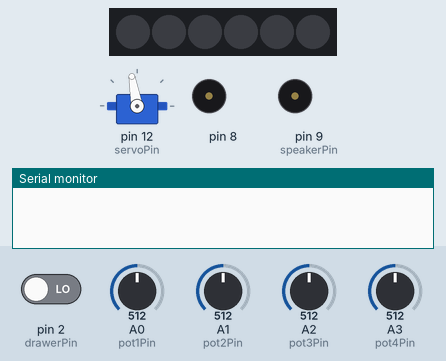
Bench run of a sketch on a simulated Arduino Uno, built with avr-gcc and run on an emulated ATmega328P. Parts: 6 RGB LEDs in strip order, left to right, servo, buzzer (waves = sounding, pin HIGH), the last lines printed to the serial monitor. The test bench sets the inputs (shaded band); at power-on: pin 2 (drawerPin) LOW, A0 (pot1Pin) = 512, A1 (pot2Pin) = 512, A2 (pot3Pin) = 512, A3 (pot4Pin) = 512.

Above: at 1.9 s.
2.0 s: pin 2 (drawerPin) driven HIGH
At 2.85 s:
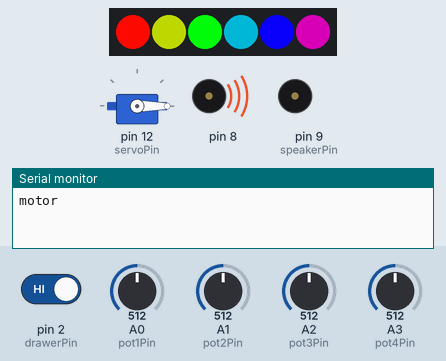
At 3.64 s:
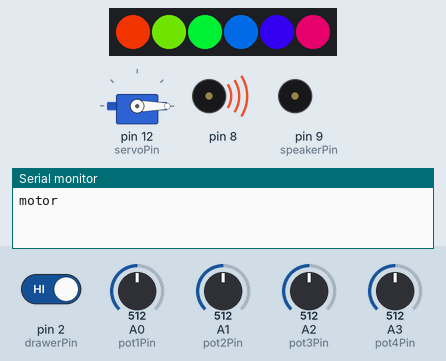
4.7 s: pin 2 (drawerPin) driven LOW
At 6.3 s:
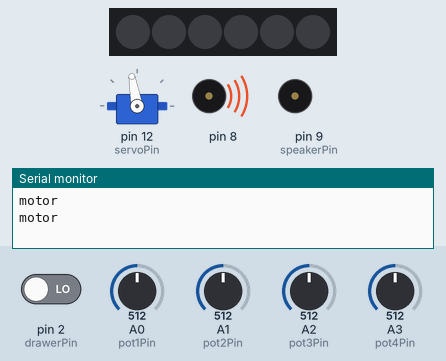
Timing chart, 0 to 7.8 s (numbered marks = the images above; inputs shaded):
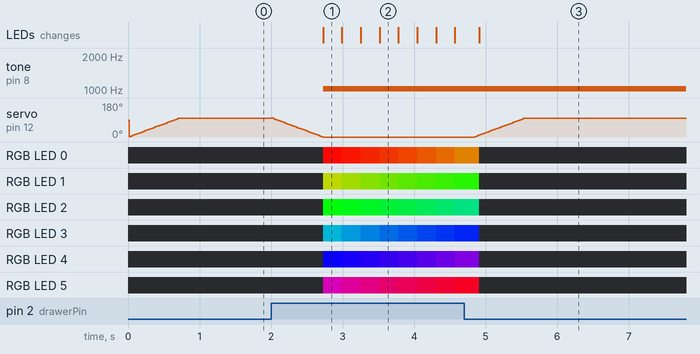

The sketch:

Full11.ino
```cpp
#include <Servo.h>
#include <Adafruit_NeoPixel.h>
#ifdef __AVR__
  #include <avr/power.h>
#endif

#define PIN 6

Adafruit_NeoPixel strip = Adafruit_NeoPixel(6, PIN, NEO_GRB + NEO_KHZ800); // Setup for 6 Neopixels

// Declare Pin outs
const int drawerPin = 2;
const int speakerPin = 9;
const int servoPin = 12;
const int ledPin =  13;
const int pot1Pin =  A0;
const int pot2Pin =  A1;
const int pot3Pin =  A2;
const int pot4Pin =  A3;

//Low and High values mapped from the potentiometer
const int lowPot = 0;
const int highPot = 1023;

//Low and High frequencies mapped to by the potentiometer
const int lowFreq = 60;
const int highFreq = 2000;

//Speeds of the Servo for moving the needles
const int downSpeed = 80;
const int upSpeed = 100;

// Number of Milliseconds for moving the needles down
const int downTime = 200;

const int servoWaitTime = 7;
const int maxAngle = 100;
const int switchDebounceTime = 50;
Servo myServo;
bool systemState;
int pos = 0;
int rainbowNumber = 0;
static unsigned long last_interrupt_time = 0;
String needleMove = "none";

void setup() {
  strip.begin();
  strip.show(); // Initialize all pixels to 'off'
  pinMode(drawerPin, INPUT);
  pinMode(speakerPin, OUTPUT);
  pinMode(servoPin, OUTPUT);
  Serial.begin(9600);
  systemState = LOW;
  myServo.attach(servoPin);
  digitalWrite(8,LOW);
  moveNeedles("down");
}

void loop() {

  if (systemState == HIGH) {
    rainbowCycleUpdate();
    rainbowCycleUpdate();
    rainbowCycleUpdate();
    rainbowCycleUpdate();
    playQnTetrad(analogRead(A0)*2,analogRead(A1)*2,analogRead(A2)*2,analogRead(A3)*2);
  }

  int drawerState = digitalRead(drawerPin);
  if((systemState == HIGH && !drawerState) || (systemState == LOW && drawerState) ) {
    if (millis() - last_interrupt_time > switchDebounceTime) {
      Serial.println("motor");
      if (systemState == HIGH && !drawerState) {
        systemState = LOW;
        ledOff();
        rainbowNumber = 0;
        moveNeedles("down");
      } else if (systemState == LOW && drawerState) {
        systemState = HIGH;
        moveNeedles("up");
      }
    }
    last_interrupt_time = millis();
  }

  //Serial.println(digitalRead(drawerPin));
  //Serial.println(systemState);
  //Serial.println("--");
}


void moveNeedles(String direction) {
  //Serial.println("moveNeedles");
  delay(1);
  if (direction == "up") {
    int upStart = millis();
    //Serial.println("upM");
    for (pos = pos; pos >= 0; pos -= 1) {
      // in steps of 1 degree
      myServo.write(pos);              // tell servo to go to position in variable 'pos'
      delay(servoWaitTime);                       // waits 15ms for the servo to reach the position
    }
    int upEnd = millis();
    //Serial.println("up2");
    //Serial.println(upEnd - upStart);
  } else if (direction == "down") {
    myServo.write(downSpeed);
    int downStart = millis();
    //Serial.println("downM");
    for (pos = 0; pos <= maxAngle; pos += 1) { // goes from 0 degrees to 180 degrees
      // in steps of 1 degree
      myServo.write(pos);              // tell servo to go to position in variable 'pos'
      delay(servoWaitTime);                       // waits 15ms for the servo to reach the position
    }
    int downEnd = millis();
    //Serial.println("down2");
    //Serial.println(downEnd - downStart);
  }
  delay(1);
  return;
}

/*
void drawerMove() {
  Serial.println("drawerMove");
  int rising = digitalRead("drawerPin");
  unsigned long interrupt_time = millis();
  if (interrupt_time - last_interrupt_time > 500) {
    Serial.println("interrupt2");
    if (rising == HIGH) {
      Serial.println("down");
      systemState = LOW;
      needleMove = "down";
    } else {
      Serial.println("up");
      systemState = HIGH;
      needleMove = "up";
    }
  }
  last_interrupt_time = interrupt_time;
  return;
}
*/

void qnRest() {noTone(8); delay(280);}
void enRest() {noTone(8); delay(140);}

void playQnTetrad(int noteA, int noteB, int noteC, int noteD) {
  const int NOTEDELAY = 13;  //ms
  const int REPS = 5; //Number of loops for this chord
  int n;
  for (n = 0; n < REPS; n++) {
    tone(8, noteA);
    delay(NOTEDELAY);
    tone(8, noteB);
    delay(NOTEDELAY);
  }
  for (n = 0; n < REPS; n++) {
    tone(8, noteC);
    delay(NOTEDELAY);
    tone(8, noteD);
    delay(NOTEDELAY);
  }
  noTone(NOTEDELAY);
}


void ledOff() {
  for(uint16_t i=0; i<strip.numPixels(); i++) {
    strip.setPixelColor(i, strip.Color(0,0,0));
  }
  strip.show();
}

void rainbowUpdate() {
  uint16_t i, j;
  if(rainbowNumber > 255) {
    rainbowNumber = 0;
  }
  for(i=0; i<strip.numPixels(); i++) {
    strip.setPixelColor(i, Wheel2((i+rainbowNumber) & 255));
  }
  strip.show();
  rainbowNumber++;
}

void rainbowCycleUpdate() {

  uint16_t i, j;

  for(i=0; i< strip.numPixels(); i++) {
    strip.setPixelColor(i, Wheel(((i * 256 / strip.numPixels()) + rainbowNumber) & 255));
  }
  strip.show();
  rainbowNumber++;
}

void rainbow(uint8_t wait) {
  uint16_t i, j;
  for(j=0; j<256; j++) {
    for(i=0; i<strip.numPixels(); i++) {
      strip.setPixelColor(i, Wheel2((i+j) & 255));
    }
    strip.show();
    delay(wait);
  }
}

// NOTE: transistion between rainbow and rainbowCycle needs to be improved

// This makes the rainbow equally distributed throughout
// This one uses the standard Wheel
void rainbowCycle(uint8_t wait) {
  uint16_t i, j;

  for(j=0; j<256*5; j++) { // 5 cycles of all colors on wheel
    for(i=0; i< strip.numPixels(); i++) {
      strip.setPixelColor(i, Wheel(((i * 256 / strip.numPixels()) + j) & 255));
    }
    strip.show();
    delay(wait);
  }
}

uint32_t Wheel(byte WheelPos) {
  WheelPos = 255 - WheelPos;
  if(WheelPos < 85) {
    return strip.Color(255 - WheelPos * 3, 0, WheelPos * 3);
  }
  if(WheelPos < 170) {
    WheelPos -= 85;
    return strip.Color(0, WheelPos * 3, 255 - WheelPos * 3);
  }
  WheelPos -= 170;
  return strip.Color(WheelPos * 3, 255 - WheelPos * 3, 0);
}

// Input a value 0 to 255 to get a color value.
// The colours are a transition r - g - b - back to r.
uint32_t Wheel2(byte WheelPos) {
  WheelPos = 255 - WheelPos;
  if(WheelPos < 85) {
    return strip.Color(0, 255 - WheelPos * 3, WheelPos * 3);//255 - WheelPos * 3,0, WheelPos * 3
  }
  if(WheelPos < 170) {
    WheelPos -= 85;
    return strip.Color(0, WheelPos * 3, 255 - WheelPos * 3); //0, WheelPos * 3, 255 - WheelPos * 3
  }
  WheelPos -= 170;
  return strip.Color(0, 255 - WheelPos * 3, WheelPos * 3);//WheelPos * 3, 255 - WheelPos * 3, 0
}
```

Measured:
- after the input at 2.0 s, tone on pin 8: silent → 1024 Hz after 0.73 s; RGB LED 0: off → RGB(246, 9, 0) after 0.73 s, → RGB(234, 21, 0) 0.26 s later, → RGB(222, 33, 0) 0.26 s later, → RGB(210, 45, 0) 0.26 s later, … (8 changes in this stretch)
- after the input at 4.7 s, servo on pin 12 (servoPin): moves from 0° to 100° over 0.69 s, starting after 0.15 s; the LEDs: change after 0.21 s (image 3)
